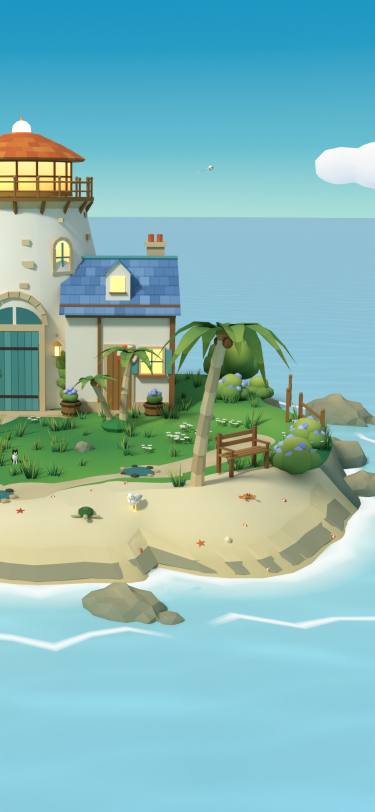
#> input picture art-src/board-ui/c-popups/src/inputs/bg_raw_v31.jpg, 750 x 1624 px (shown at 1/2 size)
$ python -i sharpen_slices.py   (imports and definitions only)
#> lines starting #> are read from the running program, lines starting #| are printed output that depends on the picture
# Higher-resolution slices for settings chrome, main buttons, and the six tools.
# Same crop, same 9-slice maths, same focus_grade. Never LANCZOS-enlarges a smaller render.
#   python3 sharpen_slices.py --check-legacy
#   python3 sharpen_slices.py --apply /tmp/popup-hi/raw /tmp/hires/board
import os, sys, json, subprocess
from PIL import Image, ImageEnhance

HERE = os.path.dirname(os.path.abspath(__file__))
ROOT = os.path.abspath(os.path.join(HERE, '..', '..', '..', '..'))
POPUP_SLICES = os.path.join(HERE, '..', 'slices')
BOARD_SLICES = os.path.join(ROOT, 'art-src', 'board-ui', 'b-board', 'slices')
R2_SLICES = os.path.join(HERE, '..', 'r2', 'slices')
POPUP_RAW = os.path.join(HERE, 'raw')
BOARD_RAW = os.path.join(ROOT, 'art-src', 'board-ui', 'b-board', 'src', 'raw')
R2_RAW = os.path.join(HERE, 'round2', 'raw')

# Signed-off alpha boxes on the 1× renders. Higher renders crop the same frame ×N,
# so a tighter fringe at the new sample rate cannot change the slice aspect.
CROP = {
    'title_plank_clean': (660, (29, 68, 631, 256)),
    'btn_primary': (648, (23, 22, 625, 188)),
    'btn_secondary': (648, (23, 22, 625, 188)),
    'btn_close': (160, (17, 16, 143, 144)),
    'toggle_on': (240, (15, 19, 225, 121)),
    'toggle_off': (240, (15, 19, 225, 121)),
    'toggle_knob': (240, (80, 35, 160, 115)),
    'icon_music': (160, (32, 18, 132, 133)),
    'icon_sfx': (160, (26, 31, 151, 126)),
    'icon_sun': (160, (17, 24, 143, 142)),
    'icon_moon': (160, (31, 35, 134, 130)),
    'icon_motion': (160, (35, 25, 125, 140)),
    'icon_about': (160, (39, 34, 121, 141)),
    'icon_home': (160, (48, 2, 112, 152)),
    'icon_play': (160, (53, 46, 114, 120)),
}
ICON_BOX = {
    'icon_music': (73, 84), 'icon_sfx': (111, 84), 'icon_sun': (90, 84), 'icon_moon': (91, 84),
    'icon_motion': (66, 84), 'icon_home': (36, 84), 'icon_about': (64, 84), 'icon_play': (46, 56),
}
ICON_H = {'icon_play': 56}
REGIONAL_BOX = {
    'tool_tidenet': (19, 46, 173, 192),
    'tool_sunseed': (19, 5, 173, 192),
    'tool_starshears': (19, 13, 173, 192),
}


def focus_grade(im):
    a = im.getchannel('A')
    rgb = ImageEnhance.Contrast(ImageEnhance.Color(im.convert('RGB')).enhance(1.22)).enhance(1.10)
    o = rgb.convert('RGBA')
    o.putalpha(a)
    return o


# [72 lines left out: functions scale_of, scaled, fit_h, fit_w, snap, locked_crop and 1 more, not called in this run]


def load(raw_dir, name):
    return Image.open(os.path.join(raw_dir, name + '.png')).convert('RGBA')


# [73 lines left out: functions frame_and_buttons, icons_and_toggles, popup_chrome, not called in this run]


def tray_image(im):
    graded = focus_grade(im)
    side = 768 if im.width >= 768 else 192
    if im.width < side or im.height < side:
        raise SystemExit('refuse upscale tool %s' % (im.size,))
    if graded.size != (side, side):
        graded = graded.resize((side, side), Image.LANCZOS)
    return graded


# [16 lines left out: functions hero_image, regional_image, not called in this run]


def pngquant(path):
    subprocess.run(['pngquant', '--force', '--skip-if-larger', '--quality', '70-92', '--speed', '1', '--strip', '--output', path, path], check=False)


def write_png(path, im):
    im.save(path)
    pngquant(path)


# [149 lines left out: functions patch_sizes, mean_abs, check_legacy, save_group, apply, not called in this run]


# [8 lines not run here, left out]

>>> import cv2
>>> picture = cv2.imread('inputs/bg_raw_v31.jpg', cv2.IMREAD_GRAYSCALE)
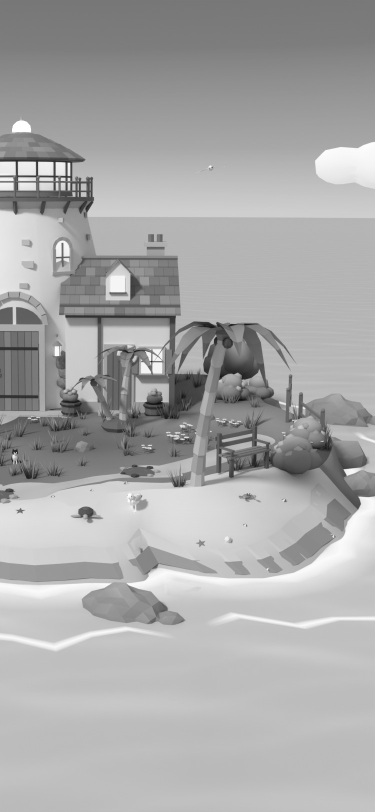
#> picture: shape (1624, 750) (shown at 1/2 size); min 1, max 255, mean 168.4
#> (the run stopped early here; a loop or call above may not have finished)
